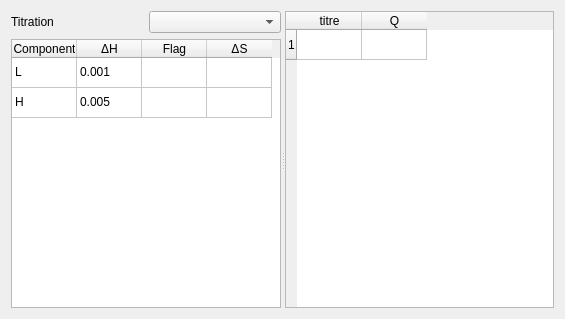
<?xml version="1.0" encoding="UTF-8"?>
<ui version="4.0">
 <class>CalorWidget</class>
 <widget class="QWidget" name="CalorWidget">
  <property name="geometry">
   <rect>
    <x>0</x>
    <y>0</y>
    <width>565</width>
    <height>319</height>
   </rect>
  </property>
  <property name="windowTitle">
   <string>Form</string>
  </property>
  <layout class="QVBoxLayout" name="verticalLayout_2">
   <item>
    <widget class="QSplitter" name="splitter">
     <property name="orientation">
      <enum>Qt::Horizontal</enum>
     </property>
     <widget class="QWidget" name="">
      <layout class="QVBoxLayout" name="verticalLayout">
       <item>
        <layout class="QHBoxLayout" name="horizontalLayout">
         <item>
          <widget class="QLabel" name="label">
           <property name="text">
            <string>Titration</string>
           </property>
          </widget>
         </item>
         <item>
          <widget class="QComboBox" name="cb_titration"/>
         </item>
        </layout>
       </item>
       <item>
        <widget class="QTableWidget" name="table_titration">
         <attribute name="horizontalHeaderMinimumSectionSize">
          <number>20</number>
         </attribute>
         <attribute name="horizontalHeaderDefaultSectionSize">
          <number>65</number>
         </attribute>
         <attribute name="verticalHeaderVisible">
          <bool>false</bool>
         </attribute>
         <attribute name="verticalHeaderCascadingSectionResizes">
          <bool>true</bool>
         </attribute>
         <attribute name="verticalHeaderMinimumSectionSize">
          <number>15</number>
         </attribute>
         <attribute name="verticalHeaderDefaultSectionSize">
          <number>30</number>
         </attribute>
         <row>
          <property name="text">
           <string>1</string>
          </property>
         </row>
         <row>
          <property name="text">
           <string>2</string>
          </property>
         </row>
         <column>
          <property name="text">
           <string>Component</string>
          </property>
         </column>
         <column>
          <property name="text">
           <string>ΔH</string>
          </property>
         </column>
         <column>
          <property name="text">
           <string>Flag</string>
          </property>
         </column>
         <column>
          <property name="text">
           <string>ΔS</string>
          </property>
         </column>
         <item row="0" column="0">
          <property name="text">
           <string>L</string>
          </property>
         </item>
         <item row="0" column="1">
          <property name="text">
           <string>0.001</string>
          </property>
         </item>
         <item row="1" column="0">
          <property name="text">
           <string>H</string>
          </property>
         </item>
         <item row="1" column="1">
          <property name="text">
           <string>0.005</string>
          </property>
         </item>
        </widget>
       </item>
      </layout>
     </widget>
     <widget class="QTableWidget" name="table_data">
      <property name="enabled">
       <bool>true</bool>
      </property>
      <attribute name="horizontalHeaderDefaultSectionSize">
       <number>65</number>
      </attribute>
      <row>
       <property name="text">
        <string>1</string>
       </property>
      </row>
      <column>
       <property name="text">
        <string>titre</string>
       </property>
      </column>
      <column>
       <property name="text">
        <string>Q</string>
       </property>
      </column>
     </widget>
    </widget>
   </item>
  </layout>
 </widget>
 <resources/>
 <connections/>
</ui>
